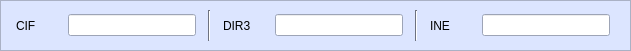
      <widget class="QFrame" name="frame_CifDirIne">
       <property name="geometry">
        <rect>
         <x>620</x>
         <y>220</y>
         <width>631</width>
         <height>51</height>
        </rect>
       </property>
       <property name="palette">
        <palette>
         <active>
          <colorrole role="WindowText">
           <brush brushstyle="SolidPattern">
            <color alpha="255">
             <red>0</red>
             <green>0</green>
             <blue>0</blue>
            </color>
           </brush>
          </colorrole>
          <colorrole role="Button">
           <brush brushstyle="SolidPattern">
            <color alpha="255">
             <red>220</red>
             <green>229</green>
             <blue>255</blue>
            </color>
           </brush>
          </colorrole>
          <colorrole role="Light">
           <brush brushstyle="SolidPattern">
            <color alpha="255">
             <red>255</red>
             <green>255</green>
             <blue>255</blue>
            </color>
           </brush>
          </colorrole>
          <colorrole role="Midlight">
           <brush brushstyle="SolidPattern">
            <color alpha="255">
             <red>237</red>
             <green>242</green>
             <blue>255</blue>
            </color>
           </brush>
          </colorrole>
          <colorrole role="Dark">
           <brush brushstyle="SolidPattern">
            <color alpha="255">
             <red>110</red>
             <green>114</green>
             <blue>127</blue>
            </color>
           </brush>
          </colorrole>
          <colorrole role="Mid">
           <brush brushstyle="SolidPattern">
            <color alpha="255">
             <red>147</red>
             <green>153</green>
             <blue>170</blue>
            </color>
           </brush>
          </colorrole>
          <colorrole role="Text">
           <brush brushstyle="SolidPattern">
            <color alpha="255">
             <red>0</red>
             <green>0</green>
             <blue>0</blue>
            </color>
           </brush>
          </colorrole>
          <colorrole role="BrightText">
           <brush brushstyle="SolidPattern">
            <color alpha="255">
             <red>255</red>
             <green>255</green>
             <blue>255</blue>
            </color>
           </brush>
          </colorrole>
          <colorrole role="ButtonText">
           <brush brushstyle="SolidPattern">
            <color alpha="255">
             <red>0</red>
             <green>0</green>
             <blue>0</blue>
            </color>
           </brush>
          </colorrole>
          <colorrole role="Base">
           <brush brushstyle="SolidPattern">
            <color alpha="255">
             <red>255</red>
             <green>255</green>
             <blue>255</blue>
            </color>
           </brush>
          </colorrole>
          <colorrole role="Window">
           <brush brushstyle="SolidPattern">
            <color alpha="255">
             <red>220</red>
             <green>229</green>
             <blue>255</blue>
            </color>
           </brush>
          </colorrole>
          <colorrole role="Shadow">
           <brush brushstyle="SolidPattern">
            <color alpha="255">
             <red>0</red>
             <green>0</green>
             <blue>0</blue>
            </color>
           </brush>
          </colorrole>
          <colorrole role="AlternateBase">
           <brush brushstyle="SolidPattern">
            <color alpha="255">
             <red>237</red>
             <green>242</green>
             <blue>255</blue>
            </color>
           </brush>
          </colorrole>
          <colorrole role="ToolTipBase">
           <brush brushstyle="SolidPattern">
            <color alpha="255">
             <red>255</red>
             <green>255</green>
             <blue>220</blue>
            </color>
           </brush>
          </colorrole>
          <colorrole role="ToolTipText">
           <brush brushstyle="SolidPattern">
            <color alpha="255">
             <red>0</red>
             <green>0</green>
             <blue>0</blue>
            </color>
           </brush>
          </colorrole>
         </active>
         <inactive>
          <colorrole role="WindowText">
           <brush brushstyle="SolidPattern">
            <color alpha="255">
             <red>0</red>
             <green>0</green>
             <blue>0</blue>
            </color>
           </brush>
          </colorrole>
          <colorrole role="Button">
           <brush brushstyle="SolidPattern">
            <color alpha="255">
             <red>220</red>
             <green>229</green>
             <blue>255</blue>
            </color>
           </brush>
          </colorrole>
          <colorrole role="Light">
           <brush brushstyle="SolidPattern">
            <color alpha="255">
             <red>255</red>
             <green>255</green>
             <blue>255</blue>
            </color>
           </brush>
          </colorrole>
          <colorrole role="Midlight">
           <brush brushstyle="SolidPattern">
            <color alpha="255">
             <red>237</red>
             <green>242</green>
             <blue>255</blue>
            </color>
           </brush>
          </colorrole>
          <colorrole role="Dark">
           <brush brushstyle="SolidPattern">
            <color alpha="255">
             <red>110</red>
             <green>114</green>
             <blue>127</blue>
            </color>
           </brush>
          </colorrole>
          <colorrole role="Mid">
           <brush brushstyle="SolidPattern">
            <color alpha="255">
             <red>147</red>
             <green>153</green>
             <blue>170</blue>
            </color>
           </brush>
          </colorrole>
          <colorrole role="Text">
           <brush brushstyle="SolidPattern">
            <color alpha="255">
             <red>0</red>
             <green>0</green>
             <blue>0</blue>
            </color>
           </brush>
          </colorrole>
          <colorrole role="BrightText">
           <brush brushstyle="SolidPattern">
            <color alpha="255">
             <red>255</red>
             <green>255</green>
             <blue>255</blue>
            </color>
           </brush>
          </colorrole>
          <colorrole role="ButtonText">
           <brush brushstyle="SolidPattern">
            <color alpha="255">
             <red>0</red>
             <green>0</green>
             <blue>0</blue>
            </color>
           </brush>
          </colorrole>
          <colorrole role="Base">
           <brush brushstyle="SolidPattern">
            <color alpha="255">
             <red>255</red>
             <green>255</green>
             <blue>255</blue>
            </color>
           </brush>
          </colorrole>
          <colorrole role="Window">
           <brush brushstyle="SolidPattern">
            <color alpha="255">
             <red>220</red>
             <green>229</green>
             <blue>255</blue>
            </color>
           </brush>
          </colorrole>
          <colorrole role="Shadow">
           <brush brushstyle="SolidPattern">
            <color alpha="255">
             <red>0</red>
             <green>0</green>
             <blue>0</blue>
            </color>
           </brush>
          </colorrole>
          <colorrole role="AlternateBase">
           <brush brushstyle="SolidPattern">
            <color alpha="255">
             <red>237</red>
             <green>242</green>
             <blue>255</blue>
            </color>
           </brush>
          </colorrole>
          <colorrole role="ToolTipBase">
           <brush brushstyle="SolidPattern">
            <color alpha="255">
             <red>255</red>
             <green>255</green>
             <blue>220</blue>
            </color>
           </brush>
          </colorrole>
          <colorrole role="ToolTipText">
           <brush brushstyle="SolidPattern">
            <color alpha="255">
             <red>0</red>
             <green>0</green>
             <blue>0</blue>
            </color>
           </brush>
          </colorrole>
         </inactive>
         <disabled>
          <colorrole role="WindowText">
           <brush brushstyle="SolidPattern">
            <color alpha="255">
             <red>110</red>
             <green>114</green>
             <blue>127</blue>
            </color>
           </brush>
          </colorrole>
          <colorrole role="Button">
           <brush brushstyle="SolidPattern">
            <color alpha="255">
             <red>220</red>
             <green>229</green>
             <blue>255</blue>
            </color>
           </brush>
          </colorrole>
          <colorrole role="Light">
           <brush brushstyle="SolidPattern">
            <color alpha="255">
             <red>255</red>
             <green>255</green>
             <blue>255</blue>
            </color>
           </brush>
          </colorrole>
          <colorrole role="Midlight">
           <brush brushstyle="SolidPattern">
            <color alpha="255">
             <red>237</red>
             <green>242</green>
             <blue>255</blue>
            </color>
           </brush>
          </colorrole>
          <colorrole role="Dark">
           <brush brushstyle="SolidPattern">
            <color alpha="255">
             <red>110</red>
             <green>114</green>
             <blue>127</blue>
            </color>
           </brush>
          </colorrole>
          <colorrole role="Mid">
           <brush brushstyle="SolidPattern">
            <color alpha="255">
             <red>147</red>
             <green>153</green>
             <blue>170</blue>
            </color>
           </brush>
          </colorrole>
          <colorrole role="Text">
           <brush brushstyle="SolidPattern">
            <color alpha="255">
             <red>110</red>
             <green>114</green>
             <blue>127</blue>
            </color>
           </brush>
          </colorrole>
          <colorrole role="BrightText">
           <brush brushstyle="SolidPattern">
            <color alpha="255">
             <red>255</red>
             <green>255</green>
             <blue>255</blue>
            </color>
           </brush>
          </colorrole>
          <colorrole role="ButtonText">
           <brush brushstyle="SolidPattern">
            <color alpha="255">
             <red>110</red>
             <green>114</green>
             <blue>127</blue>
            </color>
           </brush>
          </colorrole>
          <colorrole role="Base">
           <brush brushstyle="SolidPattern">
            <color alpha="255">
             <red>220</red>
             <green>229</green>
             <blue>255</blue>
            </color>
           </brush>
          </colorrole>
          <colorrole role="Window">
           <brush brushstyle="SolidPattern">
            <color alpha="255">
             <red>220</red>
             <green>229</green>
             <blue>255</blue>
            </color>
           </brush>
          </colorrole>
          <colorrole role="Shadow">
           <brush brushstyle="SolidPattern">
            <color alpha="255">
             <red>0</red>
             <green>0</green>
             <blue>0</blue>
            </color>
           </brush>
          </colorrole>
          <colorrole role="AlternateBase">
           <brush brushstyle="SolidPattern">
            <color alpha="255">
             <red>220</red>
             <green>229</green>
             <blue>255</blue>
            </color>
           </brush>
          </colorrole>
          <colorrole role="ToolTipBase">
           <brush brushstyle="SolidPattern">
            <color alpha="255">
             <red>255</red>
             <green>255</green>
             <blue>220</blue>
            </color>
           </brush>
          </colorrole>
          <colorrole role="ToolTipText">
           <brush brushstyle="SolidPattern">
            <color alpha="255">
             <red>0</red>
             <green>0</green>
             <blue>0</blue>
            </color>
           </brush>
          </colorrole>
         </disabled>
        </palette>
       </property>
       <property name="frameShape">
        <enum>QFrame::StyledPanel</enum>
       </property>
       <property name="frameShadow">
        <enum>QFrame::Raised</enum>
       </property>
       <widget class="QWidget" name="layoutWidget_5">
        <property name="geometry">
         <rect>
          <x>10</x>
          <y>10</y>
          <width>611</width>
          <height>31</height>
         </rect>
        </property>
        <layout class="QHBoxLayout" name="horizontalLayout_7">
         <item>
          <widget class="QLabel" name="label_48">
           <property name="maximumSize">
            <size>
             <width>40</width>
             <height>16777215</height>
            </size>
           </property>
           <property name="text">
            <string>CIF</string>
           </property>
          </widget>
         </item>
         <item>
          <widget class="QLineEdit" name="lineEdit_cif_2">
           <property name="sizePolicy">
            <sizepolicy hsizetype="Preferred" vsizetype="Fixed">
             <horstretch>0</horstretch>
             <verstretch>0</verstretch>
            </sizepolicy>
           </property>
           <property name="maximumSize">
            <size>
             <width>128</width>
             <height>16777215</height>
            </size>
           </property>
           <property name="inputMask">
            <string>&gt;A9999999A</string>
           </property>
           <property name="readOnly">
            <bool>true</bool>
           </property>
          </widget>
         </item>
         <item>
          <widget class="Line" name="line_2">
           <property name="orientation">
            <enum>Qt::Vertical</enum>
           </property>
          </widget>
         </item>
         <item>
          <widget class="QLabel" name="label_49">
           <property name="maximumSize">
            <size>
             <width>40</width>
             <height>16777215</height>
            </size>
           </property>
           <property name="text">
            <string>DIR3</string>
           </property>
          </widget>
         </item>
         <item>
          <widget class="QLineEdit" name="lineEdit_dir3_2">
           <property name="sizePolicy">
            <sizepolicy hsizetype="Fixed" vsizetype="Fixed">
             <horstretch>0</horstretch>
             <verstretch>0</verstretch>
            </sizepolicy>
           </property>
           <property name="maximumSize">
            <size>
             <width>128</width>
             <height>16777215</height>
            </size>
           </property>
           <property name="maxLength">
            <number>9</number>
           </property>
           <property name="readOnly">
            <bool>true</bool>
           </property>
          </widget>
         </item>
         <item>
          <widget class="Line" name="line_3">
           <property name="orientation">
            <enum>Qt::Vertical</enum>
           </property>
          </widget>
         </item>
         <item>
          <widget class="QLabel" name="label_50">
           <property name="maximumSize">
            <size>
             <width>40</width>
             <height>16777215</height>
            </size>
           </property>
           <property name="text">
            <string>INE</string>
           </property>
          </widget>
         </item>
         <item>
          <widget class="QLineEdit" name="lineEdit_ine_2">
           <property name="sizePolicy">
            <sizepolicy hsizetype="Fixed" vsizetype="Fixed">
             <horstretch>0</horstretch>
             <verstretch>0</verstretch>
            </sizepolicy>
           </property>
           <property name="maximumSize">
            <size>
             <width>128</width>
             <height>16777215</height>
            </size>
           </property>
           <property name="inputMethodHints">
            <set>Qt::ImhDigitsOnly</set>
           </property>
           <property name="maxLength">
            <number>6</number>
           </property>
           <property name="alignment">
            <set>Qt::AlignRight|Qt::AlignTrailing|Qt::AlignVCenter</set>
           </property>
           <property name="readOnly">
            <bool>true</bool>
           </property>
          </widget>
         </item>
        </layout>
       </widget>
      </widget>
